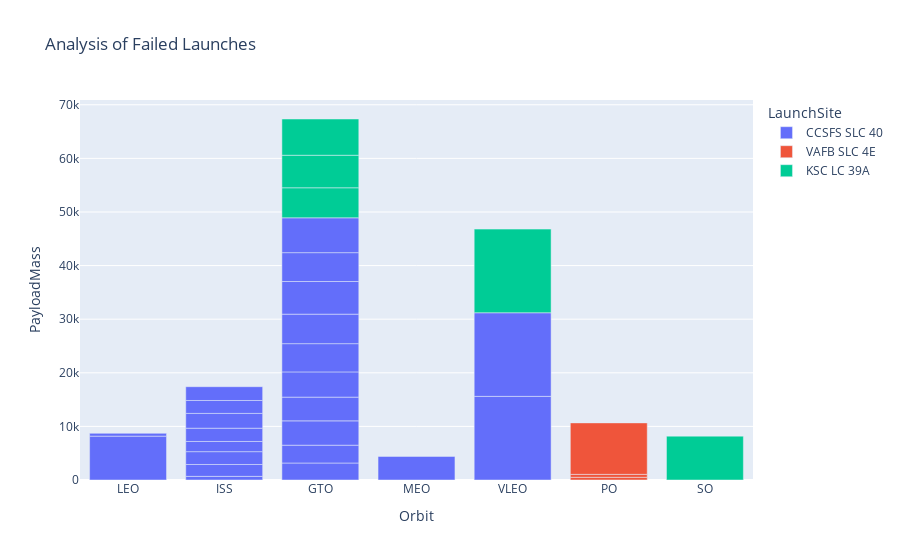

The cell this chart's notebook holds for it:
### Code cell
fig = ptly.bar(vis_data[vis_data['class']==0], x='Orbit', y='PayloadMass', color='LaunchSite', title='Analysis of Failed Launches')
fig.show()


# shows that CCSFS SLC 40 Launch Station has been more prone to failed launches

### Figure 1 — Plotly figure (JSON) as saved in the notebook; plotly's stock layout.template omitted (floating-point values rounded to 4 significant figures)
{"data": [{"alignmentgroup": "True", "hovertemplate": "LaunchSite=CCSFS SLC 40<br>Orbit=%{x}<br>PayloadMass=%{y}<extra></extra>", "legendgroup": "CCSFS SLC 40", "marker": {"color": "#636efa", "pattern": {"shape": ""}}, "name": "CCSFS SLC 40", "offsetgroup": "CCSFS SLC 40", "orientation": "v", "showlegend": true, "textposition": "auto", "type": "bar", "x": ["LEO", "LEO", "ISS", "GTO", "GTO", "GTO", "GTO", "ISS", "ISS", "ISS", "GTO", "ISS", "GTO", "GTO", "GTO", "ISS", "GTO", "ISS", "ISS", "MEO", "GTO", "VLEO", "VLEO"], "xaxis": "x", "y": [8184.0, 525, 677, 3170, 3325, 4535, 4428, 2216, 2395, 1898, 4707, 2477, 5271, 5500, 6092, 2760, 5384.0, 2410, 2573, 4400, 6500, 15600, 15600], "yaxis": "y"}, {"alignmentgroup": "True", "hovertemplate": "LaunchSite=VAFB SLC 4E<br>Orbit=%{x}<br>PayloadMass=%{y}<extra></extra>", "legendgroup": "VAFB SLC 4E", "marker": {"color": "#EF553B", "pattern": {"shape": ""}}, "name": "VAFB SLC 4E", "offsetgroup": "VAFB SLC 4E", "orientation": "v", "showlegend": true, "textposition": "auto", "type": "bar", "x": ["PO", "PO", "PO"], "xaxis": "x", "y": [500, 553, 9600], "yaxis": "y"}, {"alignmentgroup": "True", "hovertemplate": "LaunchSite=KSC LC 39A<br>Orbit=%{x}<br>PayloadMass=%{y}<extra></extra>", "legendgroup": "KSC LC 39A", "marker": {"color": "#00cc96", "pattern": {"shape": ""}}, "name": "KSC LC 39A", "offsetgroup": "KSC LC 39A", "orientation": "v", "showlegend": true, "textposition": "auto", "type": "bar", "x": ["GTO", "GTO", "GTO", "SO", "VLEO"], "xaxis": "x", "y": [5600, 6070, 6761, 8184.0, 15600], "yaxis": "y"}], "layout": {"barmode": "relative", "legend": {"title": {"text": "LaunchSite"}, "tracegroupgap": 0}, "title": {"text": "Analysis of Failed Launches"}, "xaxis": {"anchor": "y", "domain": [0, 1], "title": {"text": "Orbit"}}, "yaxis": {"anchor": "x", "domain": [0, 1], "title": {"text": "PayloadMass"}}}}
